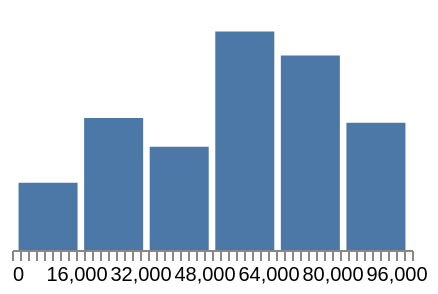

Here is the Vega-Lite specification saved for this chart:
### Vega specification from a JSON file in a GitHub repository (floating-point values rounded to 4 significant figures)
{"width": 200, "height": 120, "padding": 5, "data": [{"name": "t", "values": [{"a": "Alpha", "b": 28, "c": "x", "d": 1}, {"a": "Bravo", "b": 55, "c": "y", "d": 2}, {"a": "Charlie", "b": 43, "c": "x", "d": 3}, {"a": "Delta", "b": 91, "c": "z", "d": 4}, {"a": "Echo", "b": 81, "c": "y", "d": 5}, {"a": "Foxtrot", "b": 53, "c": "z", "d": 6}]}], "scales": [{"name": "x", "type": "band", "domain": {"data": "t", "field": "a"}, "range": "width", "padding": 0.1}, {"name": "y", "type": "linear", "domain": {"data": "t", "field": "b"}, "range": "height", "nice": true}, {"name": "color", "type": "ordinal", "domain": {"data": "t", "field": "c"}, "range": {"scheme": "category10"}}, {"name": "ramp", "type": "linear", "domain": {"data": "t", "field": "d"}, "range": {"scheme": "blues"}}, {"name": "size", "type": "linear", "domain": {"data": "t", "field": "b"}, "range": [10, 200]}, {"name": "shape", "type": "ordinal", "domain": {"data": "t", "field": "c"}, "range": "symbol"}, {"name": "quant", "type": "quantize", "domain": [0, 100], "range": {"scheme": "greens", "count": 4}}, {"name": "many", "type": "linear", "domain": [0, 100000], "range": "width"}], "marks": [{"type": "rect", "from": {"data": "t"}, "encode": {"enter": {"x": {"scale": "x", "field": "a"}, "width": {"scale": "x", "band": 1}, "y": {"scale": "y", "field": "b"}, "y2": {"scale": "y", "value": 0}}}}], "axes": [{"orient": "bottom", "scale": "many", "tickCount": 40, "labelOverlap": "parity", "labelFlush": 3}]}
